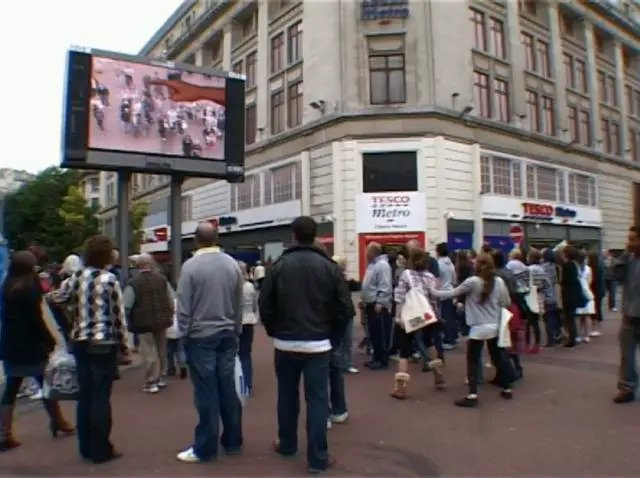
#> input picture assets/virtualbillboard.jpg, 640 x 478 px
$ python virtualbillboard.py
#> lines starting #> are read from the running program, lines starting #| are printed output that depends on the picture; after the words box and inside, x2 and y2 are one past the last pixel; in counts of white or black regions, pixels touching at a corner belong together
import cv2
import numpy as np

#Read the virtual billboard and banner images
virtualBillboard = cv2.imread("../assets/virtualbillboard.jpg")
#> virtualBillboard is the input picture: shape (478, 640, 3); mean B, G, R 99.4, 100.2, 107.2
banner = cv2.imread("../assets/virtual_billboard_banner.jpg")
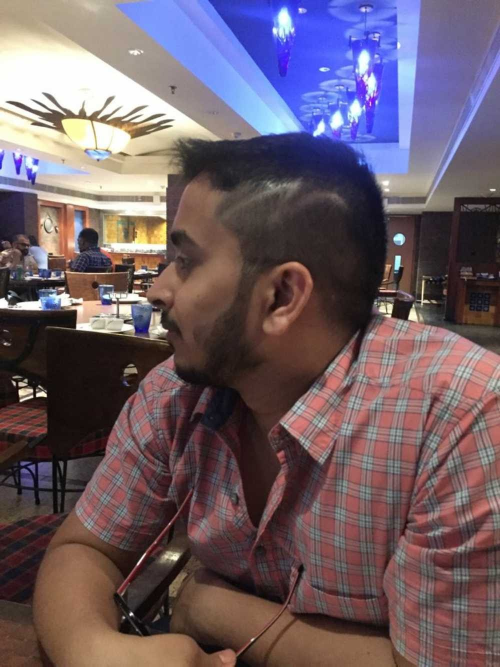
#> input picture assets/virtual_billboard_banner.jpg, 1000 x 1333 px (shown at 1/2 size)
#> banner is the input picture: shape (1333, 1000, 3); mean B, G, R 102.1, 92.7, 109.2

#Creating a copy of virtual billboard image to work on
virtualBillboardClone = virtualBillboard.copy()

#four corners of the banner in the virtual billboard image to be replaced
pts_billboard = np.array([[91, 56], [224, 79], [225, 158], [89, 147]])

#four corners of our banner
pts_banner = np.array([[0, 0], [banner.shape[1] - 1, 0], [banner.shape[1] - 1, banner.shape[0] - 1], [0, banner.shape[0] - 1]])

#Calculate homography from banner to billboard
homographyMat, status = cv2.findHomography(pts_banner, pts_billboard)
#> status = [1, 1, 1, 1]

#warp banner on to billboard image
result1 = cv2.warpPerspective(banner, homographyMat, (virtualBillboard.shape[1], virtualBillboard.shape[0]))
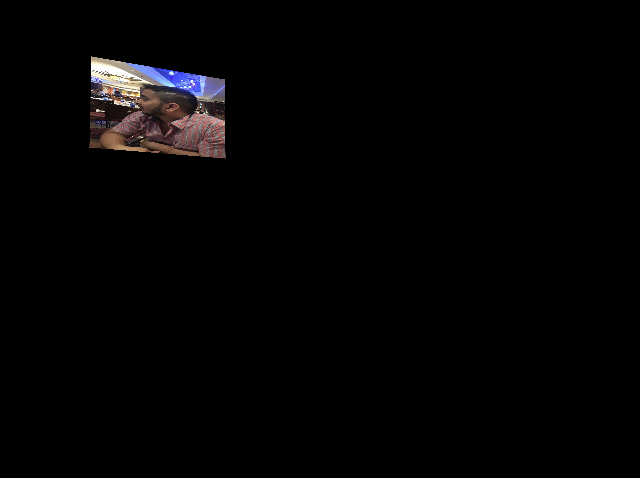
#> result1: shape (478, 640, 3); mean B, G, R 3.8, 3.5, 4.1

#Black out the polygonal banner area in the virtual billboard image
cv2.fillConvexPoly(virtualBillboardClone, pts_billboard, 0, 16)
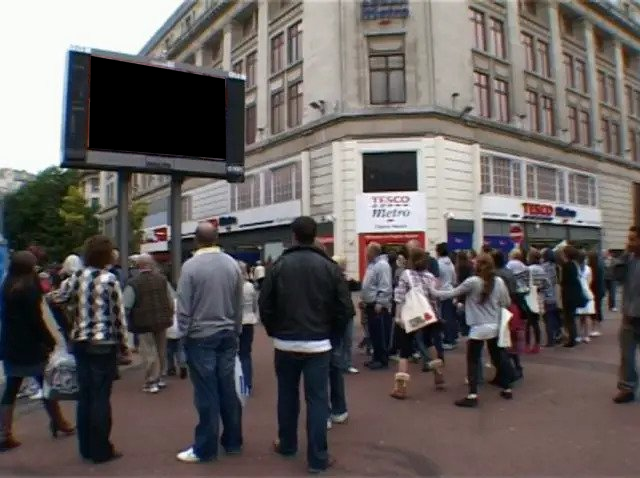
#> virtualBillboardClone: shape (478, 640, 3); 3.95% of pixels changed, all inside (x1, y1, x2, y2) = (88, 55, 227, 160)

#Add warped banner image to the virtual billboard image
result2 = virtualBillboardClone + result1
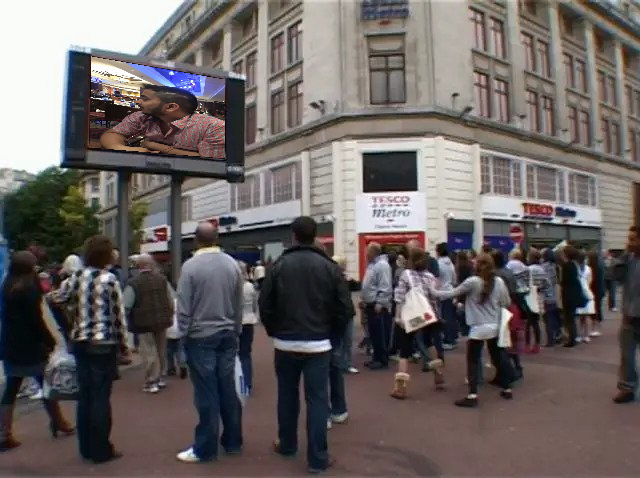
#> result2: shape (478, 640, 3); mean B, G, R 97.8, 98.8, 105.3

#create windows to show images
cv2.namedWindow("virtual billboard", cv2.WINDOW_NORMAL)
cv2.namedWindow("banner", cv2.WINDOW_NORMAL)
cv2.namedWindow("result1", cv2.WINDOW_NORMAL)
cv2.namedWindow("result2", cv2.WINDOW_NORMAL)

#display images
cv2.imshow("virtual billboard", virtualBillboard)
cv2.imshow("banner", banner)
cv2.imshow("result1", result1)
cv2.imshow("result2", result2)

#press esc to exit the program
cv2.waitKey(0)

#close all the opened windows
cv2.destroyAllWindows()
